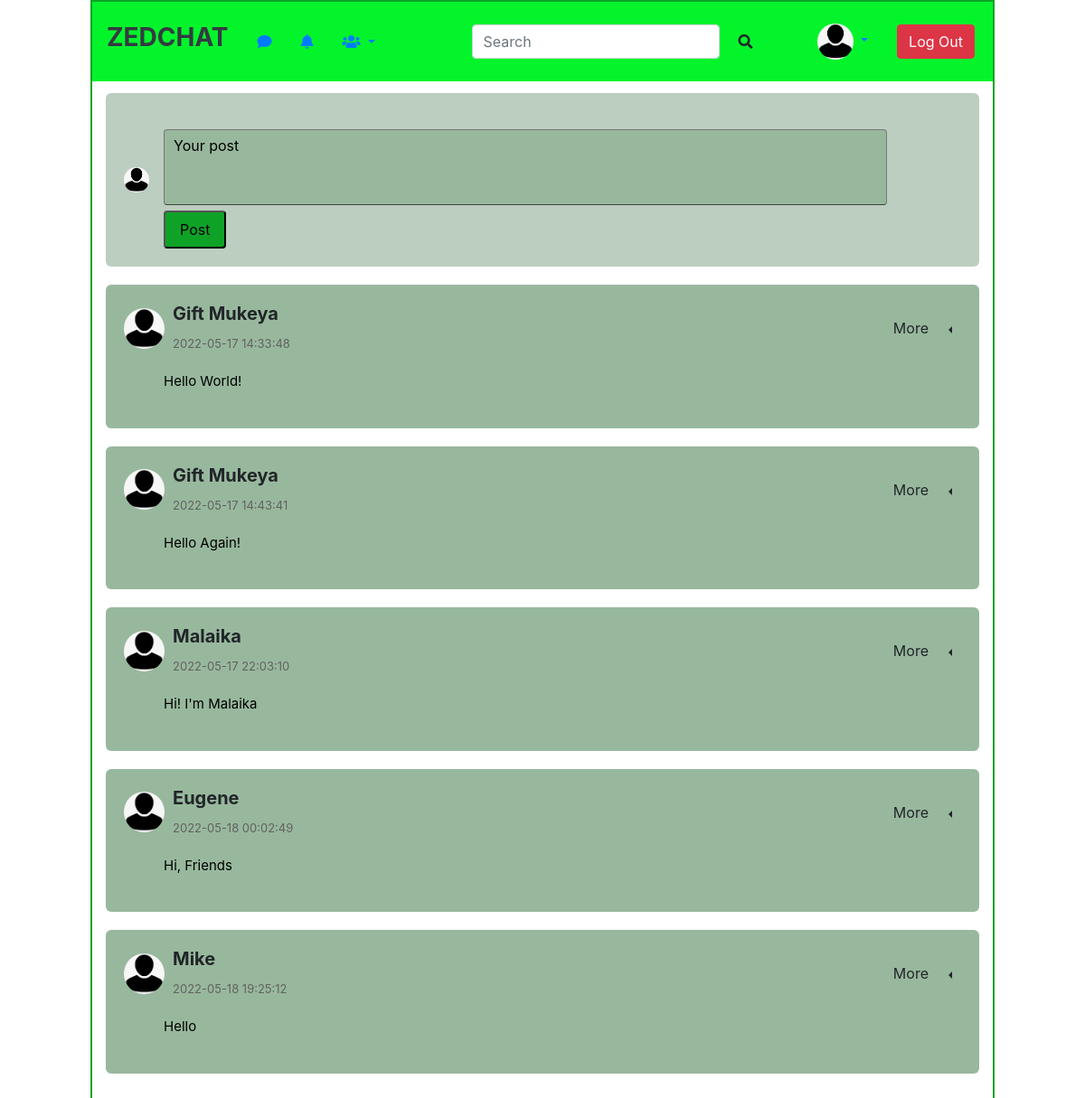
The page /homepage (signed in) on the database as committed earlier.
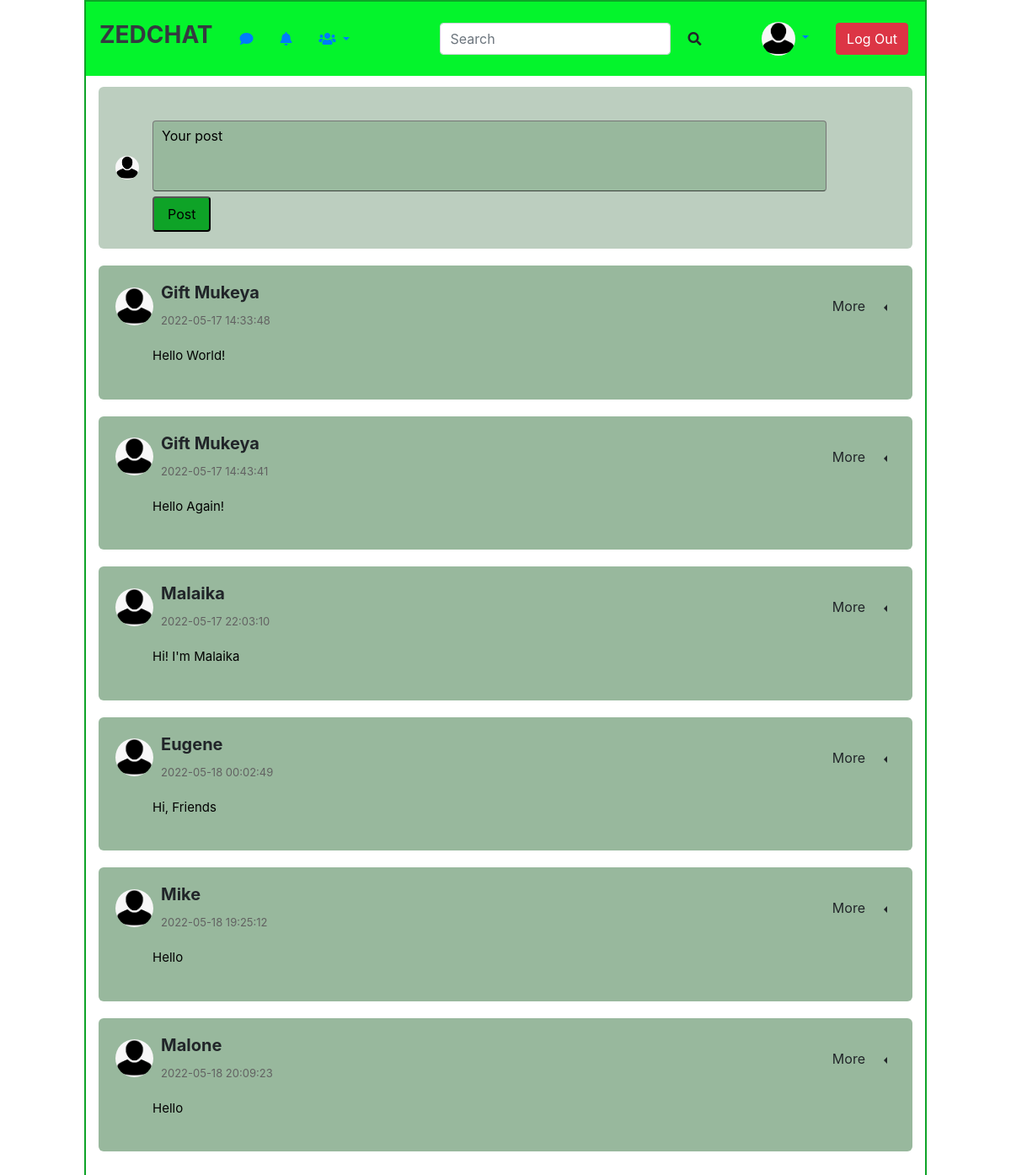
The same page on the database as committed later.
### tables this page shows
CREATE TABLE "Posts" ("Id" INTEGER PRIMARY KEY AUTOINCREMENT, "UserId"	INTEGER, "Text"	TEXT, "DateTime"	TIMESTAMP DEFAULT CURRENT_TIMESTAMP);

CREATE TABLE "Users" ("Id" INTEGER PRIMARY KEY AUTOINCREMENT UNIQUE, "Name"	TEXT, "Bio"	TEXT, "Email" TEXT UNIQUE, "password" TEXT);

### app.py (the view)
@app.route("/homepage")
@login_required
def homepage():
    posts = db.get_all_posts()
    user = db.get_user_by_Id(current_user.id)[0]['Name']
    if (posts == None):
        posts = []
    return render_template('main.html', posts=posts, Id=current_user, user=user, title = "My feed")

### app.py (called while the page is built)
@login_manager.user_loader
def load_user(user_id):
    return User.get(user_id)

    @classmethod
    def get(cls,id):
       return User(id)

### database.py (called while the page is built)
    def execute_return_query(self, query_text, *parameters):
      conn = sqlite3.connect(self.filename)
      cur = conn.cursor()
      cur.execute(query_text, parameters)
      column_names = []
      for column in cur.description:
       column_names.append(column[0])
      rows = cur.fetchall()
      dicts = []
      for row in rows:
        d = dict(zip(column_names, row))
        dicts.append(d)
        conn.close()
      return dicts

    def get_user_by_Id(self,Id):
      return self.execute_return_query("SELECT * FROM Users WHERE Id = ?",Id)

    def get_all_posts(self):
        return self.execute_return_query("SELECT * FROM Posts Inner JOIN Users ON Posts.UserId = Users.Id;")

### templates/main.html (shortened to what this page needs)
{% extends 'index.html' %}
{% block content %}
<div class="container">
    <div class="main-content">
            <div class="write-post-container">
                <div class="user-profile">
                    <img src="{{url_for('static', filename='GiftM.jpg')}}" alt="Image" class="user-profile-img">
                 <form action="/create" method="POST">
                    <div class="post-input-container">
                        <textarea rows="3" placeholder="Your post" name="post-content"></textarea>
                        <div class="level-left">
                            <div class="level-item">
                                <button class="button-post float-left">Post</button>
                            </div>
                        </div>
                    </div>
                 </form>
                </div>
            </div>
        {% for post in posts %}
        <div class="post-container">
            <div class="post-row">
                <div class="user-profile">
                    <img src="{{url_for('static', filename='GiftM.jpg')}}" alt="Image">
                    <div class="pl-2">
                        <h5 class="mt-0 font-weight-bold">{{ post['Name'] }}</h5>
                    <span>{{ post['DateTime'] }}</span>
                    </div>
                </div>
                <div class="btn-group dropleft">
                    <button type="button" class="btn">More</button>
                    <button type="button" class="btn dropdown-toggle dropdown-toggle-split" data-toggle="dropdown" aria-haspopup="true" aria-expanded="false">
                    </button>
                  </div>
            </div>
            <div class="ml-4">
                <p class="post-text">
                {{ post['Text'] }}
            </p>
        </div>
        </div>
        {% endfor %}
    </div>
</div>
{% endblock %}

Rows that differ between the two databases and show on the page:
added Posts: Name "Malone", DateTime "2022-05-18 20:09:23", Text "Hello"
